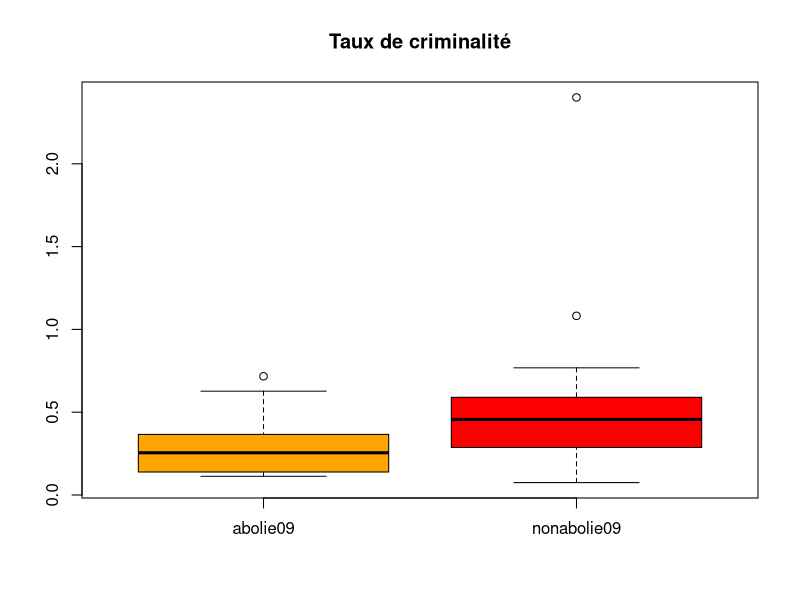
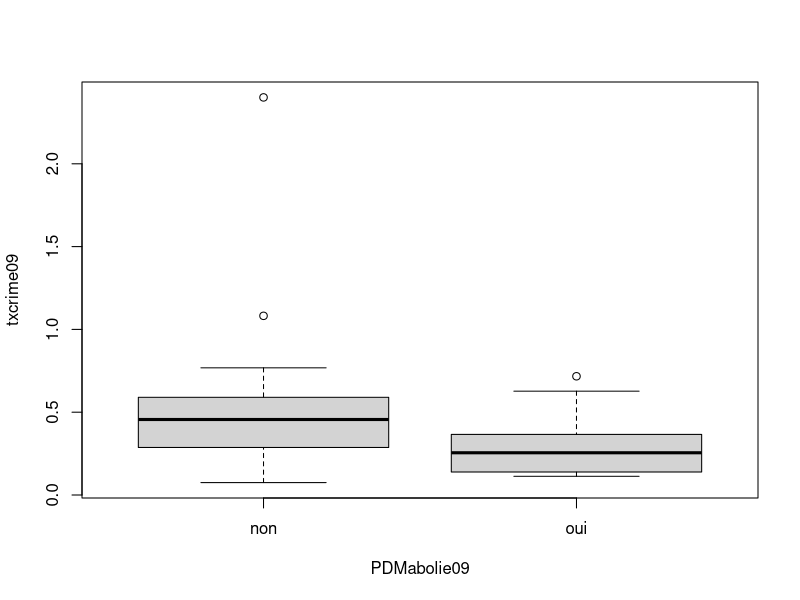

Here is the R script that generated these plots, in order:
#acquisition des données

data=read.csv2("murderusa.csv")
txcrime09=data$tauxmeurtres
PDMabolie09=data$PDMabolie09

abolie09=txcrime09[PDMabolie09=="oui"]
nonabolie09=txcrime09[PDMabolie09=="non"]

abolie09=as.numeric(abolie09)
nonabolie09=as.numeric(nonabolie09)

#statistiques descriptives

boxplot(abolie09, nonabolie09,
        main = "Taux de criminalité",
        col = c("orange", "red"),
        names = c("abolie09", "nonabolie09"))

boxplot(txcrime09~PDMabolie09)

#anova

summary(aov(txcrime09~PDMabolie09))
anova(lm(txcrime09~PDMabolie09))

#détails

#somme des carrés due au modèle
SCM= length(abolie09)*(mean(abolie09)-mean(txcrime09))^2 + length(nonabolie09)*(mean(nonabolie09)-mean(txcrime09))^2
SCM

#somme des carrés des écarts
SCE= sum((abolie09-mean(abolie09))^2) + sum((nonabolie09-mean(nonabolie09))^2)
SCE

#variable de test
Fobs=SCM/(SCE/48)
Fobs

#p-value
1-pf(Fobs,1,48)

#la p-value est trop grande pour rejeter l'égalité des moyennes des deux groupes.
#On ne peut pas affirmer qu'il y a un lien significatif entre abolition de la peine de mort et taux de criminalité.